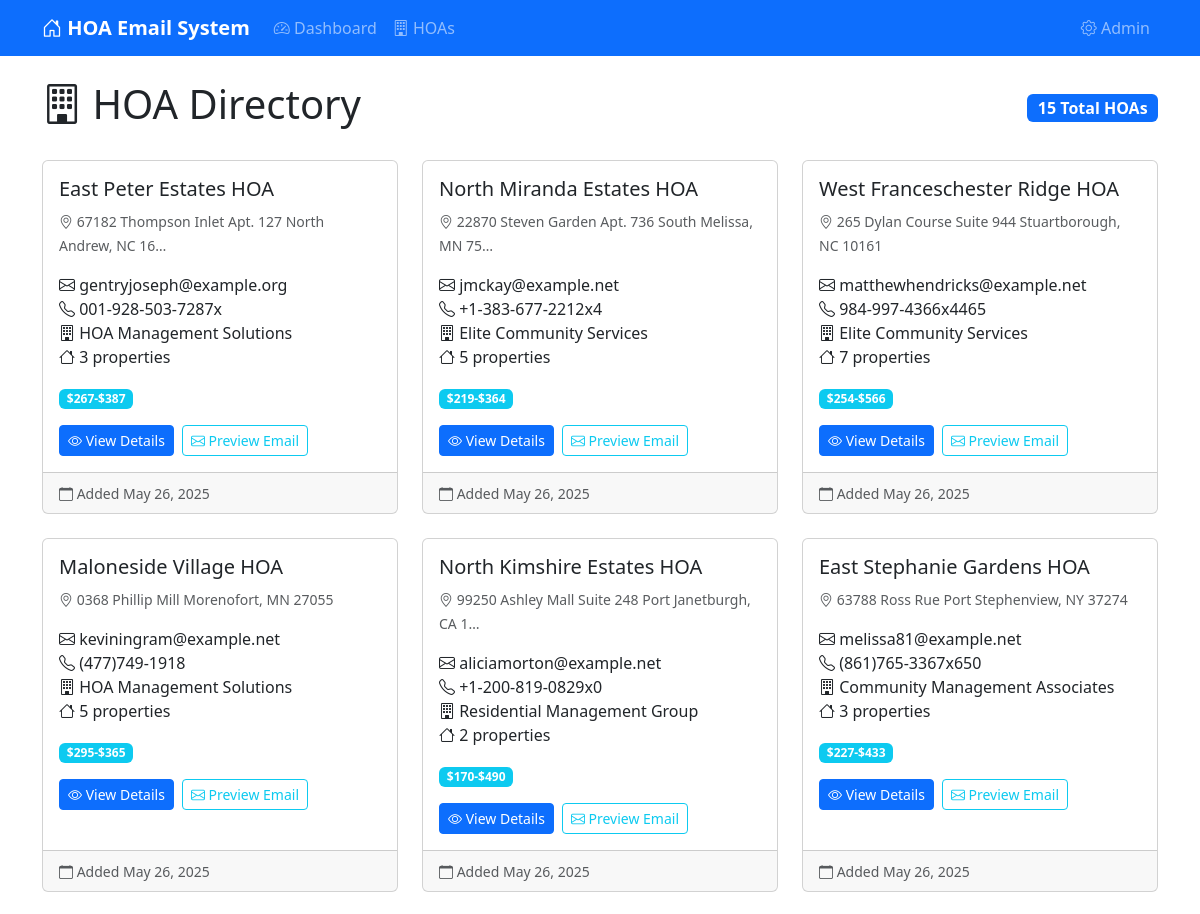
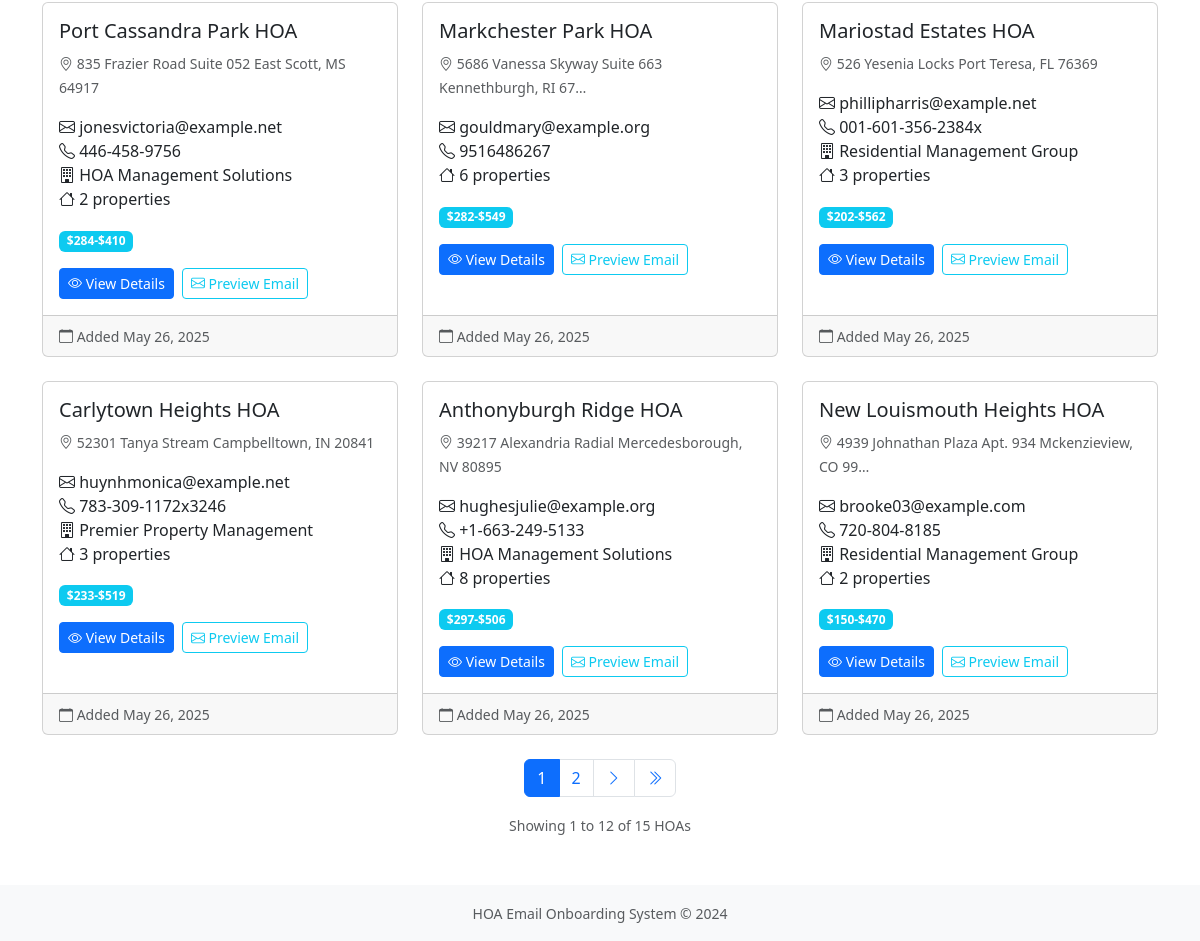
The page /hoas/ on the database its author committed (2 pictures, top to bottom).
### hoa_management/models.py (models this page shows, shortened)
class HOA(models.Model):
    name = models.CharField(max_length=200, help_text="Name of the HOA")
    address = models.TextField(help_text="Physical address of the HOA")
    contact_email = models.EmailField(
        validators=[EmailValidator()], help_text="Primary contact email for the HOA"
    )
    phone_regex = RegexValidator(
        regex=r"^\+?1?\d{9,15}$",
        message="Phone number must be entered in the format: '+999999999'. Up to 15 digits allowed.",
    )
    phone = models.CharField(
        validators=[phone_regex],
        max_length=17,
        blank=True,
        help_text="Contact phone number",
    )
    management_company = models.CharField(
        max_length=200,
        blank=True,
        null=True,
        help_text="Name of the management company (if any)",
    )
    website = models.URLField(blank=True, null=True, help_text="HOA website URL")
    established_date = models.DateField(
        blank=True, null=True, help_text="Date when HOA was established"
    )
    total_units = models.PositiveIntegerField(
        default=0, help_text="Total number of units managed by this HOA"
    )
    monthly_fee_range = models.CharField(
        max_length=50,
        blank=True,
        null=True,
        help_text="Monthly fee range (e.g., '$200-$400')",
    )
    demo_email_used = models.EmailField(
        blank=True,
        null=True,
        help_text="Demo email address used for this HOA's onboarding",
    )
    created_at = models.DateTimeField(auto_now_add=True)
    updated_at = models.DateTimeField(auto_now=True)
    class Meta:
        verbose_name = "HOA"
        verbose_name_plural = "HOAs"
        ordering = ["name"]
    @property
    def property_count(self):
        return self.properties.count()

### hoa_management/views.py (the view)
# urls.py: path("hoas/", views.hoa_list, name="hoa_list"),
def hoa_list(request):
    hoas = list(HOA.objects.all())
    random.shuffle(hoas)
    paginator = Paginator(hoas, 12)  # Show 12 HOAs per page
    page_number = request.GET.get("page")
    page_obj = paginator.get_page(page_number)
    context = {
        "page_obj": page_obj,
        "total_hoas": len(hoas),
    }
    return render(request, "hoa_management/hoa_list.html", context)

### hoa_management/templates/hoa_management/hoa_list.html (shortened to what this page needs)
{% extends 'hoa_management/base.html' %}
{% block content %}
<div class="row">
    <div class="col-12">
        <div class="d-flex justify-content-between align-items-center mb-4">
            <h1>
                <i class="bi bi-building"></i> HOA Directory
            </h1>
            <div>
                <span class="badge bg-primary fs-6">{{ total_hoas }} Total HOAs</span>
            </div>
        </div>
    </div>
</div>
{% if page_obj %}
<div class="row">
    {% for hoa in page_obj %}
    <div class="col-md-6 col-lg-4 mb-4">
        <div class="card card-hover h-100">
            <div class="card-body">
                <h5 class="card-title">{{ hoa.name }}</h5>
                <div class="mb-3">
                    <small class="text-muted">
                        <i class="bi bi-geo-alt"></i> {{ hoa.address|truncatechars:50 }}
                    </small>
                </div>
                <div class="mb-3">
                    <p class="card-text">
                        <i class="bi bi-envelope"></i> {{ hoa.contact_email }}<br>
                        {% if hoa.phone %}
                            <i class="bi bi-telephone"></i> {{ hoa.phone }}<br>
                        {% endif %}
                        {% if hoa.management_company %}
                            <i class="bi bi-building"></i> {{ hoa.management_company }}<br>
                        {% endif %}
                        <i class="bi bi-house"></i> {{ hoa.property_count }} properties
                    </p>
                </div>
                {% if hoa.monthly_fee_range %}
                <div class="mb-3">
                    <span class="badge bg-info">{{ hoa.monthly_fee_range }}</span>
                </div>
                {% endif %}
                <div class="d-flex gap-2">
                    <a href="{% url 'hoa_detail' hoa.id %}" class="btn btn-primary btn-sm">
                        <i class="bi bi-eye"></i> View Details
                    </a>
                    <a href="{% url 'email_preview' hoa.id %}" class="btn btn-outline-info btn-sm">
                        <i class="bi bi-envelope"></i> Preview Email
                    </a>
                </div>
            </div>
            <div class="card-footer text-muted">
                <small>
                    <i class="bi bi-calendar"></i> Added {{ hoa.created_at|date:"M d, Y" }}
                </small>
            </div>
        </div>
    </div>
    {% endfor %}
</div>
{% if page_obj.has_other_pages %}
<nav aria-label="HOA pagination">
    <ul class="pagination justify-content-center">
        {% for num in page_obj.paginator.page_range %}
            {% if page_obj.number == num %}
                <li class="page-item active">
                    <span class="page-link">{{ num }}</span>
                </li>
            {% elif num > page_obj.number|add:'-3' and num < page_obj.number|add:'3' %}
                <li class="page-item">
                    <a class="page-link" href="?page={{ num }}">{{ num }}</a>
                </li>
            {% endif %}
        {% endfor %}
        {% if page_obj.has_next %}
            <li class="page-item">
                <a class="page-link" href="?page={{ page_obj.next_page_number }}">
                    <i class="bi bi-chevron-right"></i>
                </a>
            </li>
            <li class="page-item">
                <a class="page-link" href="?page={{ page_obj.paginator.num_pages }}">
                    <i class="bi bi-chevron-double-right"></i>
                </a>
            </li>
        {% endif %}
    </ul>
</nav>
<div class="text-center text-muted">
    <small>
        Showing {{ page_obj.start_index }} to {{ page_obj.end_index }} of {{ page_obj.paginator.count }} HOAs
    </small>
</div>
{% endif %}
{% endif %}
{% endblock %}

### rows shown on the page
HOA: name "East Peter Estates HOA", address "67182 Thompson Inlet Apt. 127 North Andrew, NC 16…", contact_email "gentryjoseph@example.org", phone "001-928-503-7287x", management_company "HOA Management Solutions", property_count "3", monthly_fee_range "$267-$387", created_at "May 26, 2025"
HOA: name "North Miranda Estates HOA", address "22870 Steven Garden Apt. 736 South Melissa, MN 75…", contact_email "jmckay@example.net", phone "+1-383-677-2212x4", management_company "Elite Community Services", property_count "5", monthly_fee_range "$219-$364", created_at "May 26, 2025"
HOA: name "West Franceschester Ridge HOA", address "265 Dylan Course Suite 944 Stuartborough, NC 10161", contact_email "matthewhendricks@example.net", phone "984-997-4366x4465", management_company "Elite Community Services", property_count "7", monthly_fee_range "$254-$566", created_at "May 26, 2025"
HOA: name "Maloneside Village HOA", address "0368 Phillip Mill Morenofort, MN 27055", contact_email "keviningram@example.net", phone "(477)749-1918", management_company "HOA Management Solutions", property_count "5", monthly_fee_range "$295-$365", created_at "May 26, 2025"
HOA: name "North Kimshire Estates HOA", address "99250 Ashley Mall Suite 248 Port Janetburgh, CA 1…", contact_email "aliciamorton@example.net", phone "+1-200-819-0829x0", management_company "Residential Management Group", property_count "2", monthly_fee_range "$170-$490", created_at "May 26, 2025"
HOA: name "East Stephanie Gardens HOA", address "63788 Ross Rue Port Stephenview, NY 37274", contact_email "melissa81@example.net", phone "(861)765-3367x650", management_company "Community Management Associates", property_count "3", monthly_fee_range "$227-$433", created_at "May 26, 2025"
HOA: name "Port Cassandra Park HOA", address "835 Frazier Road Suite 052 East Scott, MS 64917", contact_email "jonesvictoria@example.net", phone "446-458-9756", management_company "HOA Management Solutions", property_count "2", monthly_fee_range "$284-$410", created_at "May 26, 2025"
HOA: name "Markchester Park HOA", address "5686 Vanessa Skyway Suite 663 Kennethburgh, RI 67…", contact_email "gouldmary@example.org", phone "9516486267", property_count "6", monthly_fee_range "$282-$549", created_at "May 26, 2025"
HOA: name "Mariostad Estates HOA", address "526 Yesenia Locks Port Teresa, FL 76369", contact_email "phillipharris@example.net", phone "001-601-356-2384x", management_company "Residential Management Group", property_count "3", monthly_fee_range "$202-$562", created_at "May 26, 2025"
HOA: name "Carlytown Heights HOA", address "52301 Tanya Stream Campbelltown, IN 20841", contact_email "huynhmonica@example.net", phone "783-309-1172x3246", management_company "Premier Property Management", property_count "3", monthly_fee_range "$233-$519", created_at "May 26, 2025"
HOA: name "Anthonyburgh Ridge HOA", address "39217 Alexandria Radial Mercedesborough, NV 80895", contact_email "hughesjulie@example.org", phone "+1-663-249-5133", management_company "HOA Management Solutions", property_count "8", monthly_fee_range "$297-$506", created_at "May 26, 2025"
HOA: name "New Louismouth Heights HOA", address "4939 Johnathan Plaza Apt. 934 Mckenzieview, CO 99…", contact_email "brooke03@example.com", phone "720-804-8185", management_company "Residential Management Group", property_count "2", monthly_fee_range "$150-$470", created_at "May 26, 2025"

### other values the page prints
{{ total_hoas }} "15"
{{ num }} "1"
{{ num }} "2"
{{ page_obj.start_index }} "1"
{{ page_obj.end_index }} "12"
{{ page_obj.paginator.count }} "15"
